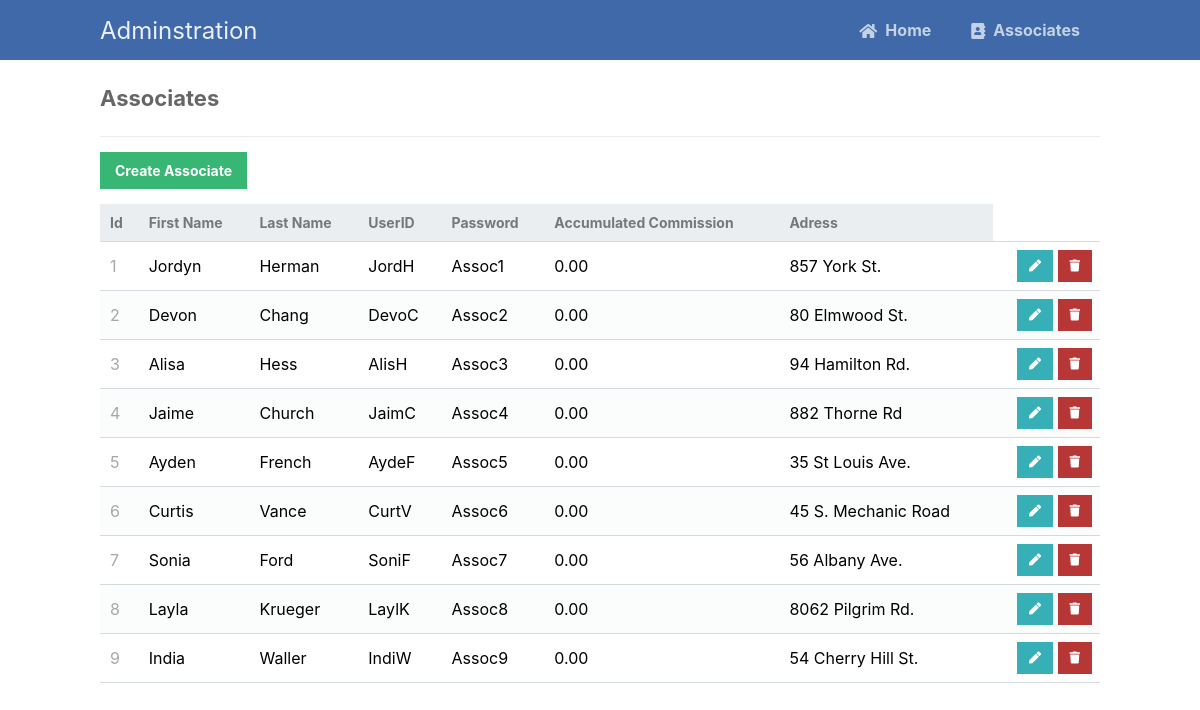
The app's page /read.php with its own data.
### tables this page shows
CREATE TABLE Associates (

 Id INT NOT NULL AUTO_INCREMENT,

 FirstName VARCHAR(100),

 LastName VARCHAR(100),

 UserName VARCHAR(50),

 Password CHAR(8),

 Role CHAR(20),

 StreetAddress VARCHAR(100),

 City VARCHAR(100),

 State CHAR(2),

 Zip INT,

 Email VARCHAR(150),

 AccumulatedCommission DECIMAL(8,2),

 PRIMARY KEY (Id)

);

### read.php (the view, shortened to what this page needs)
<?php
include 'functions.php';
$pdo = pdo_connect_mysql();
$stmt = $pdo->prepare('SELECT * FROM Associates ORDER BY Id');
$stmt->execute();
$associates = $stmt->fetchAll(PDO::FETCH_ASSOC);
?>
<?=template_header('Read')?>
<div class="content read">
	<h2>Associates</h2>
	<a href="create.php" class="create-contact">Create Associate</a>
	<table>
        <thead>
            <tr>
                <td>Id</td>
                <td>First Name</td>
                <td>Last Name</td>
                <td>UserID</td>
                <td>Password</td>
                <td>Accumulated Commission</td>
                <td>Adress</td>
            </tr>
        </thead>
        <tbody>
            <?php foreach ($associates as $associate): ?>
            <tr>
                <td><?=$associate['Id']?></td>
                <td><?=$associate['FirstName']?></td>
                <td><?=$associate['LastName']?></td>
                <td><?=$associate['UserName']?></td>
                <td><?=$associate['Password']?></td>
                <td><?=$associate['AccumulatedCommission']?></td>
                <td><?=$associate['StreetAddress']?></td>
                <td class="actions">
                    <a href="update.php?Id=<?=$associate['Id']?>" class="edit"><i class="fas fa-pen fa-xs"></i></a>
                    <a href="delete.php?Id=<?=$associate['Id']?>" class="trash"><i class="fas fa-trash fa-xs"></i></a>
                </td>
            </tr>
            <?php endforeach; ?>
        </tbody>
    </table>
</div>
<?=template_footer()?>

### functions.php (shortened to what this page needs)
<?php
function template_header($title) {
echo <<<EOT
<!DOCTYPE html>
<html>
	<head>
		<meta charset="utf-8">
		<title>$title</title>
		<link href="style_admin.css" rel="stylesheet" type="text/css">
		<link rel="stylesheet" href="https://use.fontawesome.com/releases/v5.7.1/css/all.css">
	</head>
	<body>
    <nav class="navtop">
    	<div>
    		<h1>Adminstration </h1>
			<a href="home.php"><i class="fas fa-home"></i>Home</a>
    		<a href="read.php"><i class="fas fa-address-book"></i>Associates</a>
    	</div>
    </nav>
EOT;
}
function template_footer() {
echo <<<EOT
    </body>
</html>
EOT;
}
?>

### style_admin.css (style rules this page uses)
* { box-sizing: border-box; font-family: -apple-system, BlinkMacSystemFont, "segoe ui", roboto, oxygen, ubuntu, cantarell, "fira sans", "droid sans", "helvetica neue", Arial, sans-serif; font-size: 16px; -webkit-font-smoothing: antialiased; -moz-osx-font-smoothing: grayscale; }
body { background-color: #FFFFFF; margin: 0; }
.navtop { background-color: #3f69a8; height: 60px; width: 100%; border: 0; }
.navtop div { display: flex; margin: 0 auto; width: 1000px; height: 100%; }
.navtop div h1, .navtop div a { display: inline-flex; align-items: center; }
.navtop div h1 { flex: 1; font-size: 24px; padding: 0; margin: 0; color: #ecf0f6; font-weight: normal; }
.navtop div a { padding: 0 20px; text-decoration: none; color: #c5d2e5; font-weight: bold; }
.navtop div a i { padding: 2px 8px 0 0; }
.content { width: 1000px; margin: 0 auto; }
.content h2 { margin: 0; padding: 25px 0; font-size: 22px; border-bottom: 1px solid #ebebeb; color: #666666; }
.read .create-contact { display: inline-block; text-decoration: none; background-color: #38b673; font-weight: bold; font-size: 14px; color: #FFFFFF; padding: 10px 15px; margin: 15px 0; }
.read table { width: 100%; padding-top: 30px; border-collapse: collapse; }
.read table thead { background-color: #ebeef1; border-bottom: 1px solid #d3dae0; }
.read table thead td { padding: 10px; font-weight: bold; color: #767779; font-size: 14px; }
.read table tbody tr { border-bottom: 1px solid #d3dae0; }
.read table tbody tr:nth-child(even) { background-color: #fbfcfc; }
.read table tbody tr td { padding: 10px; }
.read table tbody tr td:nth-child(1) { color: #a5a7a9; }
.read table tbody tr td.actions { padding: 8px; text-align: right; }
.read table tbody tr td.actions .edit, .read table tbody tr td.actions .trash { display: inline-flex; text-align: right; text-decoration: none; color: #FFFFFF; padding: 10px 12px; }
.read table tbody tr td.actions .trash { background-color: #b73737; }
.read table tbody tr td.actions .edit { background-color: #37afb7; }

### records on screen
associates: Id "1", FirstName "Jordyn", LastName "Herman", UserName "JordH", Password "Assoc1", AccumulatedCommission "0.00", StreetAddress "857 York St."
associates: Id "2", FirstName "Devon", LastName "Chang", UserName "DevoC", Password "Assoc2", AccumulatedCommission "0.00", StreetAddress "80 Elmwood St."
associates: Id "3", FirstName "Alisa", LastName "Hess", UserName "AlisH", Password "Assoc3", AccumulatedCommission "0.00", StreetAddress "94 Hamilton Rd."
associates: Id "4", FirstName "Jaime", LastName "Church", UserName "JaimC", Password "Assoc4", AccumulatedCommission "0.00", StreetAddress "882 Thorne Rd"
associates: Id "5", FirstName "Ayden", LastName "French", UserName "AydeF", Password "Assoc5", AccumulatedCommission "0.00", StreetAddress "35 St Louis Ave."
associates: Id "6", FirstName "Curtis", LastName "Vance", UserName "CurtV", Password "Assoc6", AccumulatedCommission "0.00", StreetAddress "45 S. Mechanic Road"
associates: Id "7", FirstName "Sonia", LastName "Ford", UserName "SoniF", Password "Assoc7", AccumulatedCommission "0.00", StreetAddress "56 Albany Ave."
associates: Id "8", FirstName "Layla", LastName "Krueger", UserName "LaylK", Password "Assoc8", AccumulatedCommission "0.00", StreetAddress "8062 Pilgrim Rd."
associates: Id "9", FirstName "India", LastName "Waller", UserName "IndiW", Password "Assoc9", AccumulatedCommission "0.00", StreetAddress "54 Cherry Hill St."
